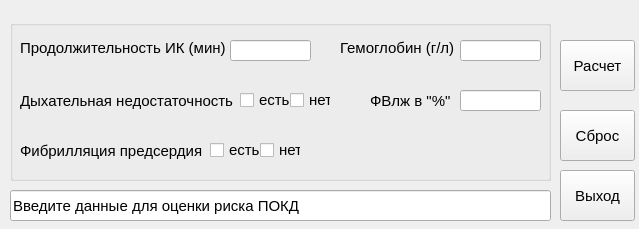
<?xml version="1.0" encoding="UTF-8"?>
<ui version="4.0">
 <class>MainWindow</class>
 <widget class="QMainWindow" name="MainWindow">
  <property name="geometry">
   <rect>
    <x>0</x>
    <y>0</y>
    <width>639</width>
    <height>229</height>
   </rect>
  </property>
  <property name="windowTitle">
   <string>Оценка когнитивной функции</string>
  </property>
  <widget class="QWidget" name="centralwidget">
   <widget class="QGroupBox" name="groupBox">
    <property name="geometry">
     <rect>
      <x>10</x>
      <y>20</y>
      <width>541</width>
      <height>161</height>
     </rect>
    </property>
    <property name="title">
     <string/>
    </property>
    <widget class="QLineEdit" name="lineEdit">
     <property name="geometry">
      <rect>
       <x>220</x>
       <y>20</y>
       <width>81</width>
       <height>21</height>
      </rect>
     </property>
    </widget>
    <widget class="QLabel" name="label_3">
     <property name="geometry">
      <rect>
       <x>10</x>
       <y>70</y>
       <width>221</width>
       <height>21</height>
      </rect>
     </property>
     <property name="font">
      <font>
       <pointsize>11</pointsize>
      </font>
     </property>
     <property name="text">
      <string>Дыхательная недостаточность</string>
     </property>
    </widget>
    <widget class="QLabel" name="label_4">
     <property name="geometry">
      <rect>
       <x>10</x>
       <y>120</y>
       <width>211</width>
       <height>21</height>
      </rect>
     </property>
     <property name="font">
      <font>
       <pointsize>11</pointsize>
      </font>
     </property>
     <property name="text">
      <string>Фибрилляция предсердия</string>
     </property>
    </widget>
    <widget class="QLabel" name="label">
     <property name="geometry">
      <rect>
       <x>10</x>
       <y>20</y>
       <width>211</width>
       <height>16</height>
      </rect>
     </property>
     <property name="font">
      <font>
       <pointsize>11</pointsize>
      </font>
     </property>
     <property name="text">
      <string>Продолжительность ИК (мин)</string>
     </property>
    </widget>
    <widget class="QLineEdit" name="lineEdit_16">
     <property name="geometry">
      <rect>
       <x>450</x>
       <y>70</y>
       <width>81</width>
       <height>21</height>
      </rect>
     </property>
    </widget>
    <widget class="QLabel" name="label_5">
     <property name="geometry">
      <rect>
       <x>360</x>
       <y>70</y>
       <width>81</width>
       <height>21</height>
      </rect>
     </property>
     <property name="font">
      <font>
       <pointsize>11</pointsize>
      </font>
     </property>
     <property name="text">
      <string>ФВлж в &quot;%&quot;</string>
     </property>
    </widget>
    <widget class="QLineEdit" name="lineEdit_17">
     <property name="geometry">
      <rect>
       <x>450</x>
       <y>20</y>
       <width>81</width>
       <height>21</height>
      </rect>
     </property>
    </widget>
    <widget class="QLabel" name="label_6">
     <property name="geometry">
      <rect>
       <x>330</x>
       <y>20</y>
       <width>121</width>
       <height>16</height>
      </rect>
     </property>
     <property name="font">
      <font>
       <pointsize>11</pointsize>
      </font>
     </property>
     <property name="text">
      <string>Гемоглобин (г/л)</string>
     </property>
    </widget>
    <widget class="QCheckBox" name="checkBox_2">
     <property name="geometry">
      <rect>
       <x>280</x>
       <y>70</y>
       <width>41</width>
       <height>20</height>
      </rect>
     </property>
     <property name="font">
      <font>
       <pointsize>11</pointsize>
      </font>
     </property>
     <property name="text">
      <string>нет</string>
     </property>
    </widget>
    <widget class="QCheckBox" name="checkBox">
     <property name="geometry">
      <rect>
       <x>230</x>
       <y>70</y>
       <width>51</width>
       <height>20</height>
      </rect>
     </property>
     <property name="font">
      <font>
       <pointsize>11</pointsize>
      </font>
     </property>
     <property name="text">
      <string>есть</string>
     </property>
    </widget>
    <widget class="QCheckBox" name="checkBox_3">
     <property name="geometry">
      <rect>
       <x>250</x>
       <y>120</y>
       <width>41</width>
       <height>20</height>
      </rect>
     </property>
     <property name="font">
      <font>
       <pointsize>11</pointsize>
      </font>
     </property>
     <property name="text">
      <string>нет</string>
     </property>
    </widget>
    <widget class="QCheckBox" name="checkBox_4">
     <property name="geometry">
      <rect>
       <x>200</x>
       <y>120</y>
       <width>51</width>
       <height>20</height>
      </rect>
     </property>
     <property name="font">
      <font>
       <pointsize>11</pointsize>
      </font>
     </property>
     <property name="text">
      <string>есть</string>
     </property>
    </widget>
   </widget>
   <widget class="QPushButton" name="pushButton">
    <property name="geometry">
     <rect>
      <x>560</x>
      <y>40</y>
      <width>75</width>
      <height>51</height>
     </rect>
    </property>
    <property name="font">
     <font>
      <pointsize>11</pointsize>
     </font>
    </property>
    <property name="text">
     <string>Расчет</string>
    </property>
   </widget>
   <widget class="QLineEdit" name="lineEdit_5">
    <property name="geometry">
     <rect>
      <x>10</x>
      <y>190</y>
      <width>541</width>
      <height>31</height>
     </rect>
    </property>
    <property name="font">
     <font>
      <pointsize>11</pointsize>
      <bold>false</bold>
     </font>
    </property>
    <property name="text">
     <string>Введите данные для оценки риска ПОКД</string>
    </property>
   </widget>
   <widget class="QPushButton" name="pushButton_2">
    <property name="geometry">
     <rect>
      <x>560</x>
      <y>110</y>
      <width>75</width>
      <height>51</height>
     </rect>
    </property>
    <property name="font">
     <font>
      <pointsize>11</pointsize>
     </font>
    </property>
    <property name="text">
     <string>Сброс</string>
    </property>
   </widget>
   <widget class="QPushButton" name="pushButton_3">
    <property name="geometry">
     <rect>
      <x>560</x>
      <y>170</y>
      <width>75</width>
      <height>51</height>
     </rect>
    </property>
    <property name="font">
     <font>
      <pointsize>11</pointsize>
     </font>
    </property>
    <property name="text">
     <string>Выход</string>
    </property>
   </widget>
  </widget>
 </widget>
 <resources/>
 <connections/>
</ui>
